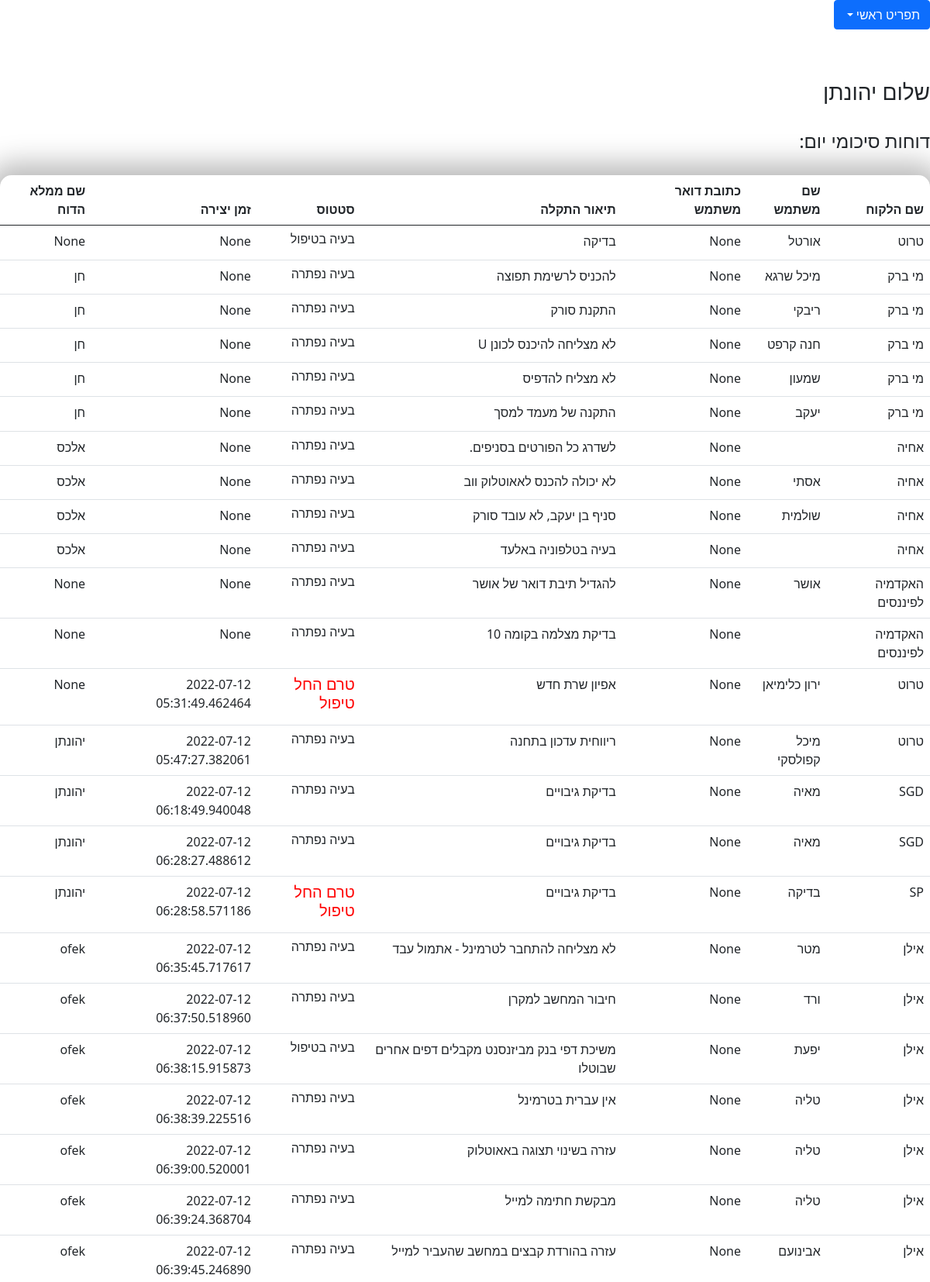
Screenshot of /Viewreport (signed in, upper part) with the database file from the repository.
### taskManager/models.py (models this page shows, shortened)
class WorkReports(db.Model):
    id = db.Column(db.Integer, primary_key=True)
    createTime= db.Column(db.DateTime,  default=datetime.utcnow)
    customer = db.Column(db.String(20))
    client= db.Column(db.String(20))
    description = db.Column(db.String(30))
    status = db.Column(db.String(25))
    classification = db.Column(db.String(20))
    resolve = db.Column(db.String(150))
    reason = db.Column(db.String(150))
    username = db.Column(db.String(25))
    whatHasBeenDone = db.Column(db.String(150))
    clientEmailAddress = db.Column(db.String(30))

### taskManager/routes.py (the view)
@main.route('/Viewreport', methods=('GET', 'POST'))
def ViewWorkReport():
    form= ReportView()
    username = session['username']
    Reports = WorkReports.query.all()
    return render_template('ViewWorkReplorts.html',Reports=Reports, form=form)

### taskManager/models.py (called while the page is built)
@login_manager.user_loader
def load_user(user_id):
    return Users.query.get(user_id)

### taskManager/templates/ViewWorkReplorts.html (shortened to what this page needs)
{% extends 'menu.html' %}
{% block extracss %}
    <link href="../static/style.css" rel="stylesheet">
    <link href="../static/table.css" rel="stylesheet">
{% endblock %}
{% block content %}
        <form method="POST" action="">
    {% block table %}
        <h3> שלום {{ session.username }} </h3>
        <h4>דוחות סיכומי יום:</h4>
    <table class="table">
     <thead class="thead-dark">
        <tr>
            <th scope="col">שם הלקוח</th>
            <th scope="col">שם משתמש</th>
            <th scope="col">כתובת דואר משתמש</th>
            <th scope="col">תיאור התקלה</th>
            <th scope="col">סטטוס</th>
            <th scope="col">זמן יצירה</th>
            <th scope="col">שם ממלא הדוח</th>
        </tr>
     </thead>
 <tbody>
 {%- for row in Reports %}
    <tr>
        <td>
             {{ row.customer }}
       </td>
       <td>
           {{ row.client}}
       </td>
        <td>
           {{ row.clientEmailAddress}}
       </td>
           <td>
           {{ row.description}}
       </td>
        <td>
           {% if row.status =='2' %}
             <h6>בעיה נפתרה</h6>
            {%  elif row.status =='1'%}
               <h5 style="color: red">טרם החל טיפול</h5>
            {%  else %}
              <h6>בעיה בטיפול</h6>
            {% endif %}
       </td>
        <td>
           {{ row.createTime}}
       </td>
        <td>
           {{ row.username}}
       </td>
    </tr>
 {%- endfor %}
 </tbody>
 </table>
{% endblock table %}
    </form>
{% endblock content %}

### taskManager/templates/menu.html (shortened to what this page needs)
{% extends'formBase.html' %}
{% block menu %}
    <div class="btn-group menu">
        <div class="dropdown">
            <button class="btn btn-primary dropdown-toggle" type="button" id="dropdown" data-bs-toggle="dropdown"
                    aria-expanded="false">
                תפריט ראשי
            </button>
        </div>
    </div>
{% endblock menu %}

### taskManager/templates/formBase.html (shortened to what this page needs)
{% extends 'base.html' %}

### taskManager/templates/base.html (shortened to what this page needs)
<!DOCTYPE html>
<html lang="he" dir="rtl">
<body class="d-flex flex-column min-vh-100">
{% block menu %} {% endblock menu %}
{%  block content %}
{% endblock content %}
</body>
<head>
  {% block extracss %} {% endblock extracss %}
  <link href="https://cdn.jsdelivr.net/npm/bootstrap@5.0.2/dist/css/bootstrap.min.css" rel="stylesheet">
    <link rel="stylesheet" href="../static/style.css">
  </head>
</html>

### taskManager/static/style.css (style rules this page uses)
html, body { width: 100%; height: 100%; }
body { direction: rtl; align-items: stretch; flex-direction: column; display: flex; flex-grow: 1; flex-shrink: 0; flex: 1 0 auto; }

### taskManager/static/table.css (style rules this page uses)
body { background-color: rgba(136, 178, 201, 1); }
table { background-color: transparent; margin: 30px auto; border-collapse: separate; border-spacing: 0; box-shadow: 0px 0px 36px 15px rgba(0, 0, 0, 0.28); border-radius: 15px; }
tr td { background-color: #fff; padding: 20px; }

### rows the page displays
WorkReports: customer "טרוט", client "אורטל", clientEmailAddress "None", description "בדיקה", status "בעיה בטיפול", createTime "None", username "None"
WorkReports: customer "מי ברק", client "מיכל שרגא", clientEmailAddress "None", description "להכניס לרשימת תפוצה", status "בעיה נפתרה", createTime "None", username "חן"
WorkReports: customer "מי ברק", client "ריבקי", clientEmailAddress "None", description "התקנת סורק", status "בעיה נפתרה", createTime "None", username "חן"
WorkReports: customer "מי ברק", client "חנה קרפט", clientEmailAddress "None", description "לא מצליחה להיכנס לכונן U", status "בעיה נפתרה", createTime "None", username "חן"
WorkReports: customer "מי ברק", client "שמעון", clientEmailAddress "None", description "לא מצליח להדפיס", status "בעיה נפתרה", createTime "None", username "חן"
WorkReports: customer "מי ברק", client "יעקב", clientEmailAddress "None", description "התקנה של מעמד למסך", status "בעיה נפתרה", createTime "None", username "חן"
WorkReports: customer "אחיה", clientEmailAddress "None", description "לשדרג כל הפורטים בסניפים.", status "בעיה נפתרה", createTime "None", username "אלכס"
WorkReports: customer "אחיה", client "אסתי", clientEmailAddress "None", description "לא יכולה להכנס לאאוטלוק ווב", status "בעיה נפתרה", createTime "None", username "אלכס"
WorkReports: customer "אחיה", client "שולמית", clientEmailAddress "None", description "סניף בן יעקב, לא עובד סורק", status "בעיה נפתרה", createTime "None", username "אלכס"
WorkReports: customer "אחיה", clientEmailAddress "None", description "בעיה בטלפוניה באלעד", status "בעיה נפתרה", createTime "None", username "אלכס"
WorkReports: customer "האקדמיה לפיננסים", client "אושר", clientEmailAddress "None", description "להגדיל תיבת דואר של אושר", status "בעיה נפתרה", createTime "None", username "None"
WorkReports: customer "האקדמיה לפיננסים", clientEmailAddress "None", description "בדיקת מצלמה בקומה 10", status "בעיה נפתרה", createTime "None", username "None"
WorkReports: customer "טרוט", client "ירון כלימיאן", clientEmailAddress "None", description "אפיון שרת חדש", status "טרם החל טיפול", createTime "2022-07-12 05:31:49.462464", username "None"
WorkReports: customer "טרוט", client "מיכל קפולסקי", clientEmailAddress "None", description "ריווחית עדכון בתחנה", status "בעיה נפתרה", createTime "2022-07-12 05:47:27.382061", username "יהונתן"
WorkReports: customer "SGD", client "מאיה", clientEmailAddress "None", description "בדיקת גיבויים", status "בעיה נפתרה", createTime "2022-07-12 06:18:49.940048", username "יהונתן"
WorkReports: customer "SGD", client "מאיה", clientEmailAddress "None", description "בדיקת גיבויים", status "בעיה נפתרה", createTime "2022-07-12 06:28:27.488612", username "יהונתן"
WorkReports: customer "SP", client "בדיקה", clientEmailAddress "None", description "בדיקת גיבויים", status "טרם החל טיפול", createTime "2022-07-12 06:28:58.571186", username "יהונתן"
WorkReports: customer "אילן", client "מטר", clientEmailAddress "None", description "לא מצליחה להתחבר לטרמינל - אתמול עבד", status "בעיה נפתרה", createTime "2022-07-12 06:35:45.717617", username "ofek"
WorkReports: customer "אילן", client "ורד", clientEmailAddress "None", description "חיבור המחשב למקרן", status "בעיה נפתרה", createTime "2022-07-12 06:37:50.518960", username "ofek"
WorkReports: customer "אילן", client "יפעת", clientEmailAddress "None", description "משיכת דפי בנק מביזנסנט מקבלים דפים אחרים שבוטלו", status "בעיה בטיפול", createTime "2022-07-12 06:38:15.915873", username "ofek"
WorkReports: customer "אילן", client "טליה", clientEmailAddress "None", description "אין עברית בטרמינל", status "בעיה נפתרה", createTime "2022-07-12 06:38:39.225516", username "ofek"
WorkReports: customer "אילן", client "טליה", clientEmailAddress "None", description "עזרה בשינוי תצוגה באאוטלוק", status "בעיה נפתרה", createTime "2022-07-12 06:39:00.520001", username "ofek"
WorkReports: customer "אילן", client "טליה", clientEmailAddress "None", description "מבקשת חתימה למייל", status "בעיה נפתרה", createTime "2022-07-12 06:39:24.368704", username "ofek"
WorkReports: customer "אילן", client "אבינועם", clientEmailAddress "None", description "עזרה בהורדת קבצים במחשב שהעביר למייל", status "בעיה נפתרה", createTime "2022-07-12 06:39:45.246890", username "ofek"

### other values shown
{{ session.username }} "יהונתן"
